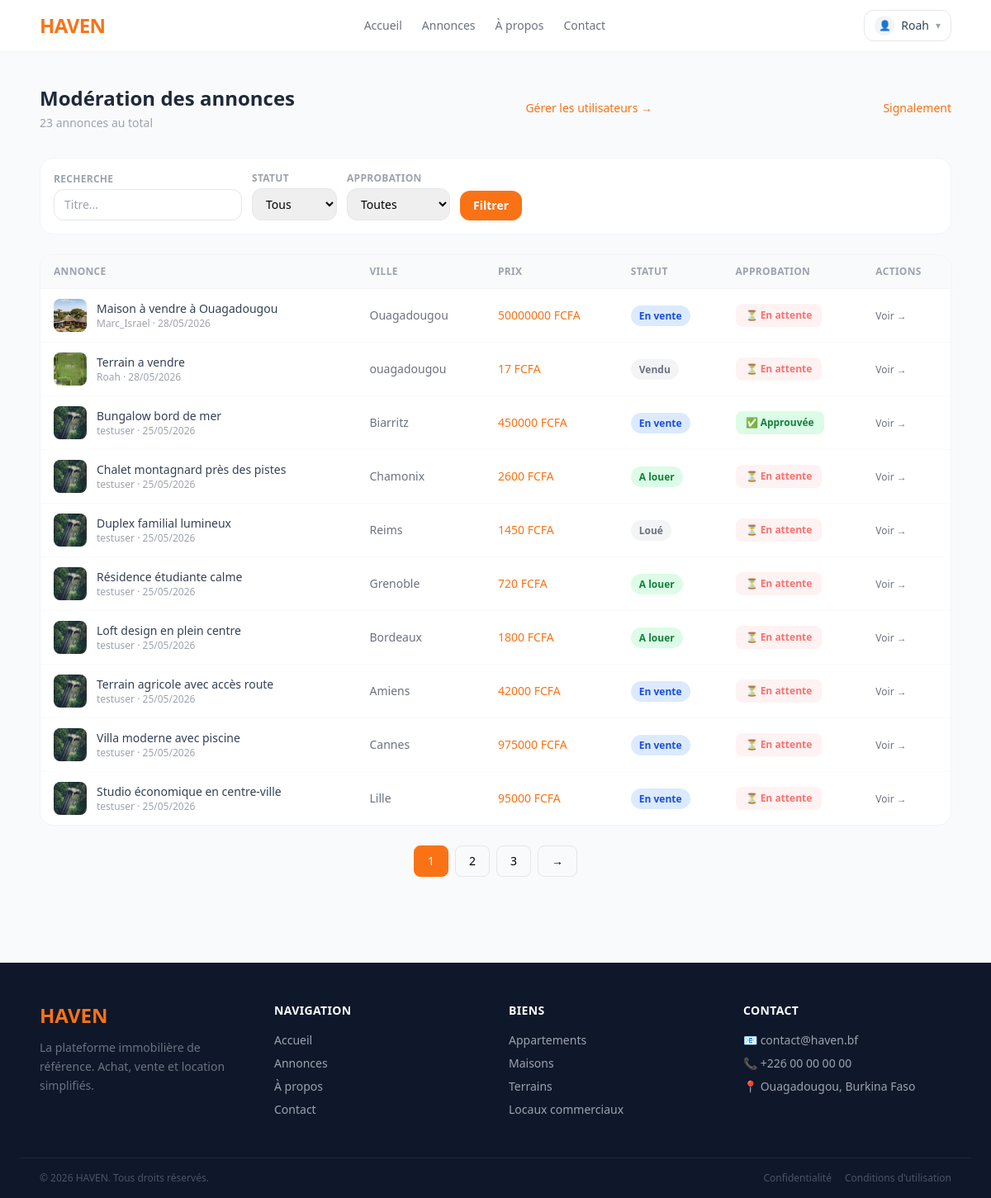
The app's page /staff/ (signed in), older data.
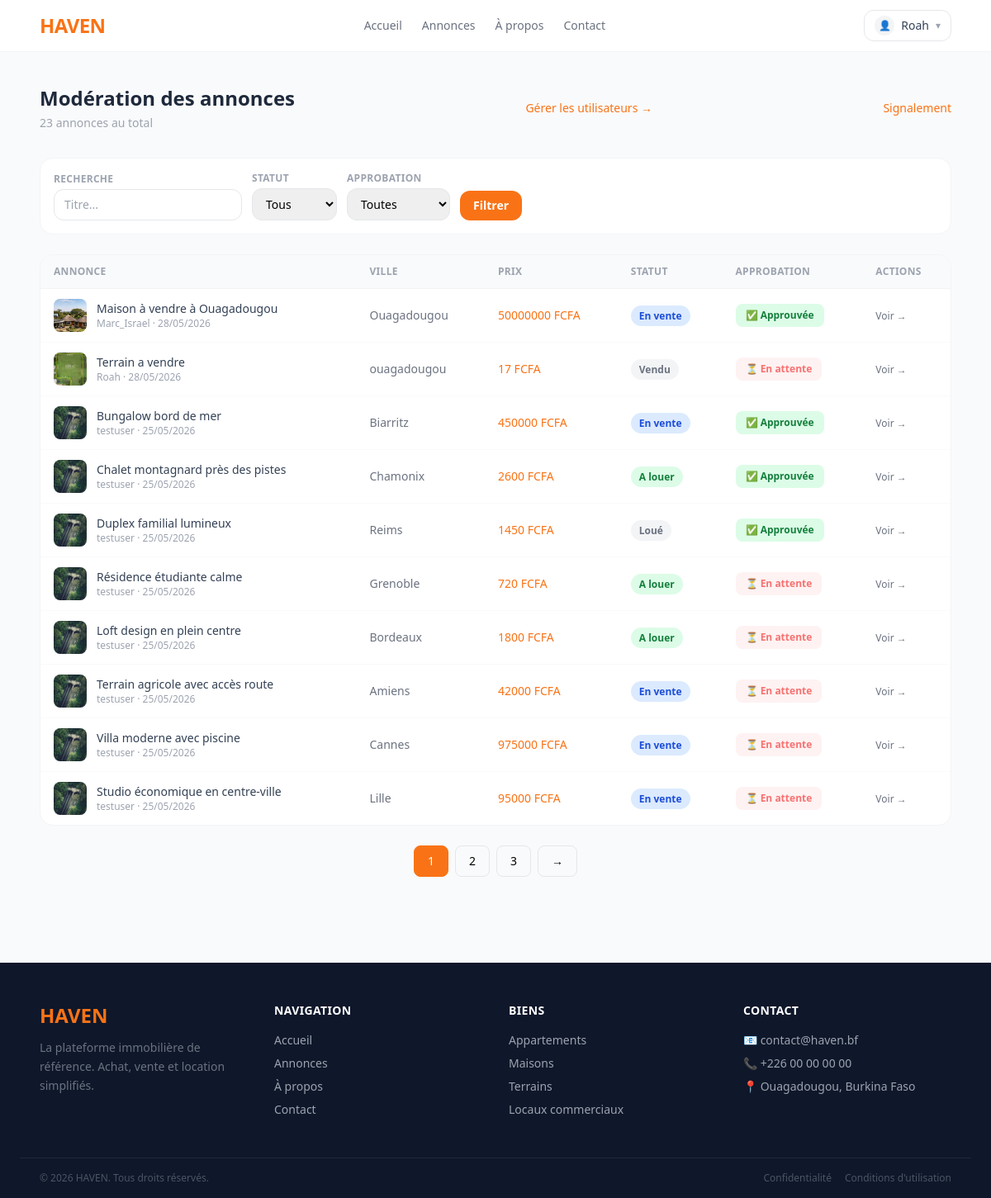
The same page, newer data.
### apps/listings/models.py (models this page shows, shortened)
class Listing(models.Model):
    STATUS = [
        ('En vente', 'En vente'),
        ('A louer', 'A louer'),
        ('Vendu', 'Vendu'),
        ('Loué', 'Loué'),
    ]
    TYPES = [
        ('Appartement', 'Appartement'),
        ('Maison', 'Maison'),
        ('Local commercial', 'Local commercial'),
        ('Terrain', 'Terrain'),
    ]
    user = models.ForeignKey(settings.AUTH_USER_MODEL,
                            on_delete=models.CASCADE)
    title = models.CharField(max_length=255)
    description = models.TextField()
    property_type = models.CharField(max_length=20, choices=TYPES)
    status = models.CharField(max_length=20, choices=STATUS)
    price = models.DecimalField(max_digits=14,decimal_places=2)
    bathrooms = models.IntegerField()
    bedrooms = models.IntegerField()
    is_available = models.BooleanField(default=True)
    city = models.CharField(max_length=255)
    longitude = models.DecimalField(max_digits=9, decimal_places=6)
    latitude = models.DecimalField(max_digits=9, decimal_places=6)
    created_at = models.DateTimeField(auto_now_add=True)
    area = models.DecimalField(max_digits=8, decimal_places=2, null=True, blank=True)
    is_approved = models.BooleanField(default=False)
    def get_first_image(self):
        first = self.images.first()
        return first.image.url if first else None
    class Meta:
        ordering = ['-created_at']

class Images(models.Model):
    listing = models.ForeignKey(Listing,on_delete=models.CASCADE, related_name='images')
    image = models.ImageField(upload_to='listings/images/')
    class Meta:
        ordering = ['listing']

### apps/accounts/models.py (models this page shows, shortened)
class User(AbstractUser):
    avatar = models.ImageField(upload_to='profile/',blank=True,null=True)

### apps/listings/views.py (the view)
# urls.py: path('staff/', views.staff_listings, name='staff_listings'),
@staff_member_required
def staff_listings(request):
    listings = Listing.objects.all().order_by('-created_at')
    status = request.GET.get('status')
    is_approved = request.GET.get('is_approved')
    search = request.GET.get('search')
    if status:
        listings = listings.filter(status=status)
    if is_approved == '1':
        listings = listings.filter(is_approved=True)
    elif is_approved == '0':
        listings = listings.filter(is_approved=False)
    if search:
        listings = listings.annotate(
            rank=SearchRank(SearchVector('title',weight='A'),SearchQuery(search))
        ).filter(rank__gte=0.1).order_by('-rank')
    page = request.GET.get('page')
    listings = Paginator(listings, 10).get_page(page)
    context = {
        'listings': listings,
        'statuses': Listing.STATUS,
        'filters': request.GET,
    }
    return render(request, 'staff/listings.html', context=context)

### templates/staff/listings.html (shortened to what the changed rows need)
{% extends 'base.html' %}
{% block content %}
<div class="max-w-6xl mx-auto px-6 py-10">
    <div class="flex items-center justify-between mb-8">
        <div>
            <h1 class="text-2xl font-bold text-slate-800">Modération des annonces</h1>
        </div>
    </div>
    <div class="bg-white border border-gray-100 rounded-2xl overflow-hidden">
        <table class="w-full text-sm">
            <thead class="bg-gray-50 border-b border-gray-100">
                <tr>
                    <th class="text-left px-4 py-3 text-xs font-semibold text-gray-400 uppercase tracking-wide">Annonce</th>
                    <th class="text-left px-4 py-3 text-xs font-semibold text-gray-400 uppercase tracking-wide hidden md:table-cell">Ville</th>
                    <th class="text-left px-4 py-3 text-xs font-semibold text-gray-400 uppercase tracking-wide hidden md:table-cell">Prix</th>
                    <th class="text-left px-4 py-3 text-xs font-semibold text-gray-400 uppercase tracking-wide">Statut</th>
                    <th class="text-left px-4 py-3 text-xs font-semibold text-gray-400 uppercase tracking-wide">Approbation</th>
                    <th class="text-left px-4 py-3 text-xs font-semibold text-gray-400 uppercase tracking-wide">Actions</th>
                </tr>
            </thead>
            <tbody class="divide-y divide-gray-50">
                {% for listing in listings %}
                <tr class="hover:bg-gray-50 transition-colors">
                    <td class="px-4 py-3">
                        <div class="flex items-center gap-3">
                            <div class="w-10 h-10 rounded-lg overflow-hidden bg-gray-100 flex-shrink-0">
                                {% if listing.get_first_image %}
                                    <img src="{{ listing.get_first_image }}" class="w-full h-full object-cover">
                                {% else %}
                                    <div class="w-full h-full flex items-center justify-center text-lg">🏠</div>
                                {% endif %}
                            </div>
                            <div>
                                <p class="font-medium text-slate-700 truncate max-w-xs">{{ listing.title }}</p>
                                <p class="text-xs text-gray-400">{{ listing.user.username }} · {{ listing.created_at|date:"d/m/Y" }}</p>
                            </div>
                        </div>
                    </td>
                    <td class="px-4 py-3 text-gray-500 hidden md:table-cell">{{ listing.city }}</td>
                    <td class="px-4 py-3 font-medium text-orange-500 hidden md:table-cell">{{ listing.price|floatformat:0 }} FCFA</td>
                    <td class="px-4 py-3">
                        <span class="text-xs font-semibold px-2.5 py-1 rounded-full
                            {% if listing.status == 'A louer' %}bg-green-100 text-green-700
                            {% elif listing.status == 'En vente' %}bg-blue-100 text-blue-700
                            {% else %}bg-gray-100 text-gray-500{% endif %}">
                            {{ listing.status }}
                        </span>
                    </td>
                    <td class="px-4 py-3">
                        {% include 'staff/partials/approve_listing.html' %}
                    </td>
                    <td class="px-4 py-3">
                        <a href="{% url 'listing_detail' listing.pk %}" target="_blank"
                           class="text-xs text-gray-500 hover:text-orange-500 font-medium">Voir →</a>
                    </td>
                </tr>
                {% empty %}
                <tr>
                    <td colspan="6" class="px-4 py-16 text-center text-gray-400">Aucune annonce.</td>
                </tr>
                {% endfor %}
            </tbody>
        </table>
    </div>
</div>
{% endblock %}

### templates/staff/partials/approve_listing.html
<button hx-post="{% url 'staff_approve_listing' listing.pk %}"
        hx-target="this"
        hx-swap="outerHTML"
        class="text-xs font-semibold px-3 py-1.5 rounded-lg transition-colors
            {% if listing.is_approved %}bg-green-100 text-green-700 hover:bg-red-50 hover:text-red-500
            {% else %}bg-red-50 text-red-400 hover:bg-green-100 hover:text-green-700{% endif %}">
    {% if listing.is_approved %}✅ Approuvée{% else %}⏳ En attente{% endif %}
</button>

Row changes from the older to the newer data that the page shows:
changed Listing "Maison à vendre à Ouagadougou": is_approved "⏳ En attente" → "✅ Approuvée"
changed Listing "Chalet montagnard près des pistes": is_approved "⏳ En attente" → "✅ Approuvée"
changed Listing "Duplex familial lumineux": is_approved "⏳ En attente" → "✅ Approuvée"
